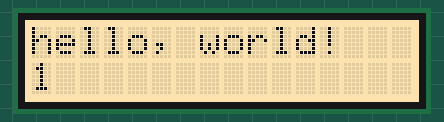
Simulated run of this sketch. Board: Arduino Uno, built with avr-gcc and run on an emulated ATmega328P. Parts: 16×2 character LCD.

Above: at 1.1 s.
At 5.1 s:
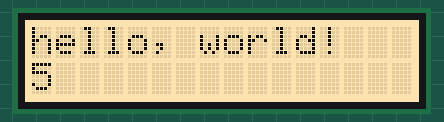
At 10.1 s:
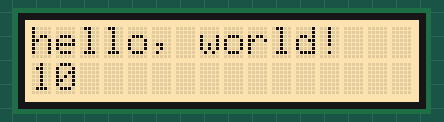
At 20.1 s:
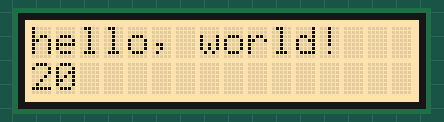
At 29.1 s:
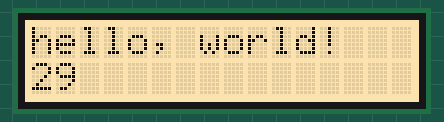
At 38.1 s:
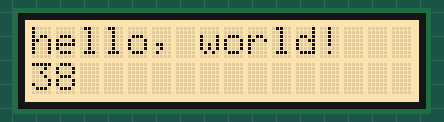

The sketch:

realTimeClockLCDTest.ino
```cpp
#include <Wire.h>
#include "rgb_lcd.h"

rgb_lcd lcd;

const int colorR = 255;
const int colorG = 222;
const int colorB = 666;

void setup()
{
    // set up the LCD's number of columns and rows:
    lcd.begin(16, 2);

    lcd.setRGB(colorR, colorG, colorB);

    // Print a message to the LCD.
    lcd.print("hello, world!");

    delay(1000);
}

void loop()
{
    // set the cursor to column 0, line 1
    // (note: line 1 is the second row, since counting begins with 0):
    lcd.setCursor(0, 1);
    // print the number of seconds since reset:
    lcd.print(millis()/1000);

    delay(100);
}

// #include <Wire.h>
// #include "rgb_lcd.h"

// // Date and time functions using a DS1307 RTC connected via I2C and Wire lib
// #include "RTClib.h"

// rgb_lcd lcd;

// int thisChar = 'a';

// RTC_DS1307 rtc;

// const int colorR = 255;
// const int colorG = 333;
// const int colorB = 221;

// char daysOfTheWeek[7][12] = {"Sunday", "Monday", "Tuesday", "Wednesday", "Thursday", "Friday", "Saturday"};


// void setup () {
//   Serial.begin(57600);

//   lcd.begin(16, 2);
//   lcd.setRGB(colorR, colorG, colorB);
//   //lcd.print("fuck off");

// #ifndef ESP8266
//   while (!Serial); // wait for serial port to connect. Needed for native USB
// #endif

//   if (! rtc.begin()) {
//     Serial.println("Couldn't find RTC");
//     Serial.flush();
//     abort();
//   }

//   if (! rtc.isrunning()) {
//     Serial.println("RTC is NOT running, let's set the time!");
//     // When time needs to be set on a new device, or after a power loss, the
//     // following line sets the RTC to the date & time this sketch was compiled
//     rtc.adjust(DateTime(F(__DATE__), F(__TIME__)));
//     // This line sets the RTC with an explicit date & time, for example to set
//     // January 21, 2014 at 3am you would call:
//     // rtc.adjust(DateTime(2014, 1, 21, 3, 0, 0));
//   }

//   // When time needs to be re-set on a previously configured device, the
//   // following line sets the RTC to the date & time this sketch was compiled
//   // rtc.adjust(DateTime(F(__DATE__), F(__TIME__)));
//   // This line sets the RTC with an explicit date & time, for example to set
//   // January 21, 2014 at 3am you would call:
//   // rtc.adjust(DateTime(2014, 1, 21, 3, 0, 0));
// }

// void loop () {
//     DateTime now = rtc.now();

//     lcd.print(now.year(), DEC);
//     lcd.print('/');
//     lcd.print(now.month(), DEC);
//     lcd.print('/');
//     lcd.print(now.day(), DEC);
//     Serial.print(" (");
//     Serial.print(daysOfTheWeek[now.dayOfTheWeek()]);
//     Serial.print(") ");
//     Serial.print(now.hour(), DEC);
//     lcd.print(':');
//     lcd.print(now.minute(), DEC);
//     lcd.print(':');
//     lcd.print(now.second(), DEC);
//     lcd.println();

//     Serial.print(" since midnight 1/1/1970 = ");
//     Serial.print(now.unixtime());
//     Serial.print("s = ");
//     Serial.print(now.unixtime() / 86400L);
//     Serial.println("d");

//     // calculate a date which is 7 days, 12 hours, 30 minutes, and 6 seconds into the future
//     DateTime future (now + TimeSpan(7,12,30,6));

//     Serial.print(" now + 7d + 12h + 30m + 6s: ");
//     Serial.print(future.year(), DEC);
//     Serial.print('/');
//     Serial.print(future.month(), DEC);
//     Serial.print('/');
//     Serial.print(future.day(), DEC);
//     Serial.print(' ');
//     Serial.print(future.hour(), DEC);
//     Serial.print(':');
//     Serial.print(future.minute(), DEC);
//     Serial.print(':');
//     Serial.print(future.second(), DEC);
//     Serial.println();

//     Serial.println();
//     delay(3000);
// }
```

Measured:
- what the display in image 0 shows lasts 1.0 s, from 1.1 s to 2.1 s
